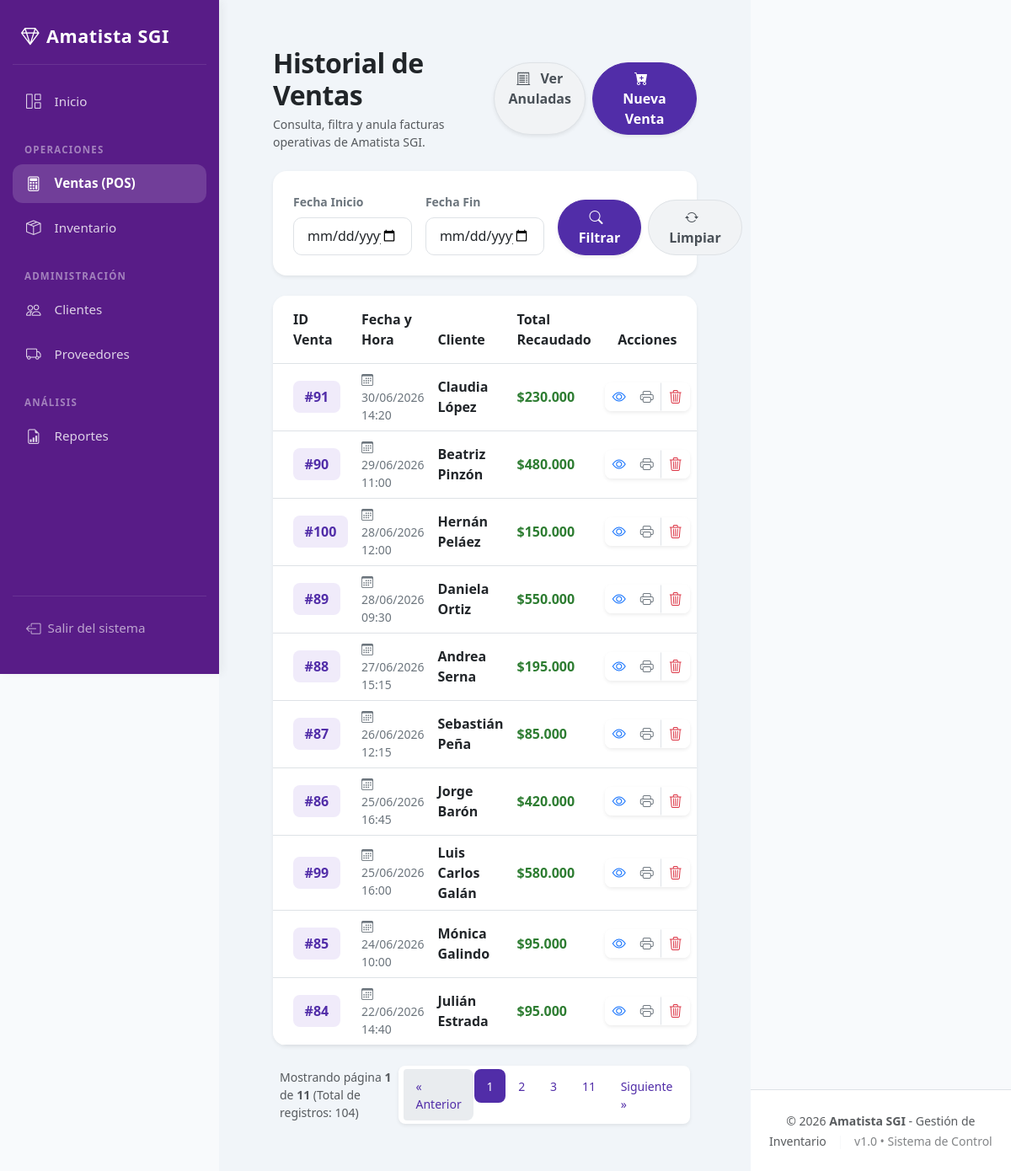
The app's page /modulos/ventas/listar.php (signed in) with its own data.
### tables this page shows
CREATE TABLE IF NOT EXISTS `ventas` (
  `id` int NOT NULL AUTO_INCREMENT,
  `id_cliente` int NOT NULL,
  `fecha` datetime NOT NULL,
  `total` decimal(10,2) NOT NULL,
  `estado` tinyint NOT NULL DEFAULT '1',
  `anulada_por` int DEFAULT NULL,
  `anulada_en` datetime DEFAULT NULL,
  `motivo_anulacion` varchar(255) DEFAULT NULL,
  PRIMARY KEY (`id`)
);

CREATE TABLE IF NOT EXISTS `clientes` (
  `id` int NOT NULL AUTO_INCREMENT,
  `nombre` varchar(100) DEFAULT NULL,
  `telefono` varchar(20) DEFAULT NULL,
  `email` varchar(100) DEFAULT NULL,
  `estado` tinyint NOT NULL DEFAULT '1',
  `eliminado_por` int DEFAULT NULL,
  `eliminado_en` datetime DEFAULT NULL,
  `motivo_eliminacion` varchar(255) DEFAULT NULL,
  PRIMARY KEY (`id`)
);

### modulos/ventas/listar.php (the view, shortened to what this page needs)
<?php
include("../../conexion.php");
include("../../includes/header.php");
$por_pagina = 10;
$pagina_actual = isset($_GET['pagina']) ? (int)$_GET['pagina'] : 1;
$offset = ($pagina_actual - 1) * $por_pagina;
$fecha_inicio = $_GET['fecha_inicio'] ?? '';
$fecha_fin = $_GET['fecha_fin'] ?? '';
$fecha_inicio_raw = $fecha_inicio;
$fecha_fin_raw = $fecha_fin;
$filtro_estado = $_GET['filtro_estado'] ?? '';
$condicion_estado = ($filtro_estado === 'anuladas') ? ' AND v.estado = 0' : ' AND v.estado = 1';
$query_conteo = "SELECT COUNT(*) as total_registros
                 FROM ventas v
                 INNER JOIN clientes c ON v.id_cliente = c.id
                 WHERE 1=1" . $condicion_estado;
$stmt_conteo = mysqli_prepare($conexion, $query_conteo);
mysqli_stmt_execute($stmt_conteo);
$fila_conteo = mysqli_fetch_assoc(mysqli_stmt_get_result($stmt_conteo));
$total_registros = $fila_conteo['total_registros'];
$total_paginas = ceil($total_registros / $por_pagina);
$query = "SELECT v.id, v.fecha, v.total, v.estado, v.motivo_anulacion, v.anulada_en, c.nombre as cliente, u.nombre as anulada_por_nombre
          FROM ventas v
          INNER JOIN clientes c ON v.id_cliente = c.id
          LEFT JOIN usuarios u ON v.anulada_por = u.id
          WHERE 1=1" . $condicion_estado;
$query .= " ORDER BY v.fecha DESC LIMIT $por_pagina OFFSET $offset";
$stmt = mysqli_prepare($conexion, $query);
mysqli_stmt_execute($stmt);
$ventas = mysqli_stmt_get_result($stmt);
$params_busqueda = "";
?>
<div class="container-fluid px-4 py-3">
    <div class="d-flex justify-content-between align-items-center mb-4">
        <div>
            <h2 class="fw-bold mb-1 text-dark" style="letter-spacing: -0.5px;">Historial de Ventas</h2>
            <p class="text-muted small mb-0">Consulta, filtra y anula facturas operativas de Amatista SGI.</p>
        </div>
        <div class="d-flex gap-2">
            <?php if ($filtro_estado === 'anuladas'): ?>
                <a href="listar.php" class="btn btn-amatista-secondary rounded-pill px-3 shadow-sm">
                    <i class="bi bi-arrow-repeat me-2"></i> Ver Activas
                </a>
            <?php else: ?>
                <a href="listar.php?filtro_estado=anuladas" class="btn btn-amatista-secondary rounded-pill px-3 shadow-sm">
                    <i class="bi bi-receipt-cutoff me-2"></i> Ver Anuladas
                </a>
            <?php endif; ?>
            <a href="pos.php" class="btn btn-amatista-primary rounded-pill px-4 shadow-sm">
                <i class="bi bi-cart-plus-fill me-2"></i> Nueva Venta
            </a>
        </div>
    </div>
    <div class="card card-custom shadow-sm mb-4">
        <div class="card-body p-4">
            <form method="GET">
                <div class="row g-3">
                    <div class="col-md-4">
                        <label class="form-label fw-semibold small text-secondary">Fecha Inicio</label>
                        <input type="date" name="fecha_inicio" class="form-control form-control-custom" value="<?php echo htmlspecialchars($fecha_inicio_raw); ?>">
                    </div>
                    <div class="col-md-4">
                        <label class="form-label fw-semibold small text-secondary">Fecha Fin</label>
                        <input type="date" name="fecha_fin" class="form-control form-control-custom" value="<?php echo htmlspecialchars($fecha_fin_raw); ?>">
                    </div>
                    <div class="col-md-4 d-flex align-items-end gap-2">
                        <button type="submit" class="btn btn-amatista-primary rounded-pill px-4 w-100 py-2 shadow-sm">
                            <i class="bi bi-search me-2"></i> Filtrar
                        </button>
                        <a href="listar.php" class="btn btn-amatista-secondary rounded-pill px-4 w-100 py-2">
                            <i class="bi bi-arrow-repeat me-2"></i> Limpiar
                        </a>
                    </div>
                </div>
            </form>
        </div>
    </div>
    <div class="card card-custom shadow-sm overflow-hidden mb-4">
        <div class="table-responsive">
            <table class="table align-middle mb-0 table-hover">
                <thead>
                    <tr class="table-custom-header border-bottom">
                        <th class="ps-4 py-3 border-0">ID Venta</th>
                        <th class="py-3 border-0">Fecha y Hora</th>
                        <th class="py-3 border-0">Cliente</th>
                        <th class="py-3 border-0">Total Recaudado</th>
                        <th class="text-center py-3 border-0">Acciones</th>
                    </tr>
                </thead>
                <tbody>
                    <?php if(mysqli_num_rows($ventas) > 0){ ?>
                        <?php while($v = mysqli_fetch_assoc($ventas)){ ?>
                            <tr class="border-bottom">
                                <td class="ps-4">
                                    <span class="badge-id">#<?php echo $v['id']; ?></span>
                                </td>
                                <td class="text-secondary small"><i class="bi bi-calendar3 me-2"></i><?php echo date("d/m/Y H:i", strtotime($v['fecha'])); ?></td>
                                <td class="fw-semibold text-dark">
                                    <?php echo htmlspecialchars($v['cliente']); ?>
                                </td>
                                <td class="fw-bold" style="color: var(--accent-success);">$<?php echo number_format($v['total'], 0, ',', '.'); ?></td>
                                <td class="text-center">
                                    <div class="btn-group shadow-sm rounded-3 overflow-hidden">
                                        <a href="ver_detalle.php?id=<?php echo $v['id']; ?>" class="btn btn-sm btn-white bg-white border-end" title="Ver Detalle">
                                            <i class="bi bi-eye text-primary fs-6"></i>
                                        </a>
                                        <a href="ticket.php?id=<?php echo $v['id']; ?>" target="_blank" class="btn btn-sm btn-white bg-white border-end" title="Imprimir Ticket">
                                            <i class="bi bi-printer text-secondary fs-6"></i>
                                        </a>
                                        <?php if($v['estado'] == 1): ?>
                                            <form method="POST" action="eliminar.php" class="d-inline" onsubmit="var m=prompt('Motivo de la anulación (obligatorio):'); if(!m || !m.trim()){ alert('Debe indicar el motivo.'); return false; } this.motivo.value=m.trim();">
                                                <button type="submit" class="btn btn-sm btn-white bg-white" title="Anular Venta">
                                                    <i class="bi bi-trash3 text-danger fs-6"></i>
                                                </button>
                                            </form>
                                        <?php endif; ?>
                                    </div>
                                </td>
                            </tr>
                        <?php } ?>
                    <?php } ?>
                </tbody>
            </table>
        </div>
    </div>
    <?php if($total_paginas > 1): ?>
        <div class="d-flex justify-content-between align-items-center px-2">
            <div class="text-muted small">
                Mostrando página <strong><?php echo $pagina_actual; ?></strong> de <strong><?php echo $total_paginas; ?></strong> (Total de registros: <?php echo $total_registros; ?>)
            </div>
            <nav aria-label="Navegación de historial">
                <ul class="pagination pagination-sm mb-0 shadow-sm rounded-3 bg-white p-1">
                    <li class="page-item <?php echo ($pagina_actual <= 1) ? 'disabled' : ''; ?>">
                        <a class="page-link" href="?pagina=<?php echo $pagina_actual - 1 . $params_busqueda; ?>" aria-label="Previous">
                            <span aria-hidden="true">&laquo; Anterior</span>
                        </a>
                    </li>
                    <?php
                    $rango = 2;
                    for($i = 1; $i <= $total_paginas; $i++):
                        if ($i == 1 || $i == $total_paginas || ($i >= $pagina_actual - $rango && $i <= $pagina_actual + $rango)):
                    ?>
                        <li class="page-item <?php echo ($pagina_actual == $i) ? 'active' : ''; ?>">
                            <a class="page-link" href="?pagina=<?php echo $i . $params_busqueda; ?>"><?php echo $i; ?></a>
                        </li>
                    <?php
                        endif;
                    endfor;
                    ?>
                    <li class="page-item <?php echo ($pagina_actual >= $total_paginas) ? 'disabled' : ''; ?>">
                        <a class="page-link" href="?pagina=<?php echo $pagina_actual + 1 . $params_busqueda; ?>" aria-label="Next">
                            <span aria-hidden="true">Siguiente &raquo;</span>
                        </a>
                    </li>
                </ul>
            </nav>
        </div>
    <?php endif; ?>
</div>
<?php include("../../includes/footer.php"); ?>

### includes/header.php (style rules this page uses)
:root { --sidebar-width: 260px; --amatista-primary: #581c87; --amatista-hover: rgba(255, 255, 255, 0.08); --amatista-active: rgba(255, 255, 255, 0.15); }
body { background-color: #f8fafc; margin: 0; display: flex; min-height: 100vh; font-family: 'Segoe UI', system-ui, -apple-system, sans-serif; }

### modulos/ventas/listar.php (style rules this page uses)
:root { --primary-color: #512da8; --primary-hover: #432293; --accent-success: #2e7d32; --bg-badge-id: #f0ebfa; }
.btn-amatista-primary { background-color: var(--primary-color) !important; border-color: var(--primary-color) !important; color: #ffffff !important; font-weight: 600; }
.btn-amatista-secondary { background-color: #f1f3f5 !important; border: 1px solid #dee2e6 !important; color: #495057 !important; font-weight: 600; }
.card-custom { border-radius: 16px !important; border: none !important; }
.badge-id { background-color: var(--bg-badge-id) !important; color: var(--primary-color) !important; font-weight: 600; padding: 0.5em 0.85em; border-radius: 8px; }
.form-control-custom { border-radius: 10px !important; padding: 0.6rem 1rem; }
.table-custom-header { background-color: #f8f9fa !important; color: #495057; font-weight: 600; }
.pagination .page-link { color: var(--primary-color); border: none; padding: 0.6rem 0.9rem; margin: 0 2px; border-radius: 8px; }
.pagination .page-item.active .page-link { background-color: var(--primary-color) !important; color: #fff !important; }

### records on screen
ventas: id "91", fecha "30/06/2026 14:20", id_cliente.nombre "Claudia López", total "230.000"
ventas: id "90", fecha "29/06/2026 11:00", id_cliente.nombre "Beatriz Pinzón", total "480.000"
ventas: id "100", fecha "28/06/2026 12:00", id_cliente.nombre "Hernán Peláez", total "150.000"
ventas: id "89", fecha "28/06/2026 09:30", id_cliente.nombre "Daniela Ortiz", total "550.000"
ventas: id "88", fecha "27/06/2026 15:15", id_cliente.nombre "Andrea Serna", total "195.000"
ventas: id "87", fecha "26/06/2026 12:15", id_cliente.nombre "Sebastián Peña", total "85.000"
ventas: id "86", fecha "25/06/2026 16:45", id_cliente.nombre "Jorge Barón", total "420.000"
ventas: id "99", fecha "25/06/2026 16:00", id_cliente.nombre "Luis Carlos Galán", total "580.000"
ventas: id "85", fecha "24/06/2026 10:00", id_cliente.nombre "Mónica Galindo", total "95.000"
ventas: id "84", fecha "22/06/2026 14:40", id_cliente.nombre "Julián Estrada", total "95.000"

### other values on screen
$pagina_actual "1"
$total_paginas "11"
$total_registros "104"
